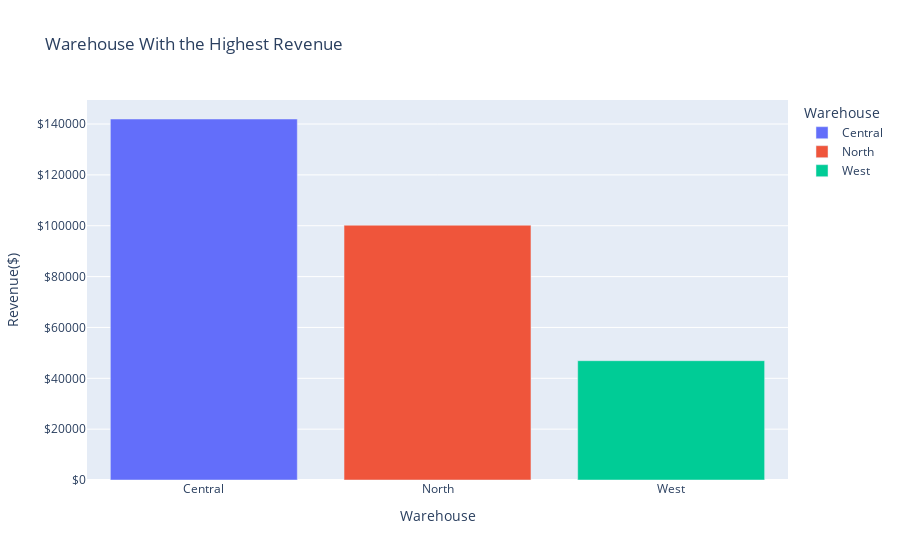

Notebook cell for this chart:
### Markdown cell above
### Warehouse With the Highest Revenue

### Code cell
# Plot the DataFrame
wh_most_sales = px.bar(sales.groupby('warehouse').sum().reset_index().
                        loc[:,["warehouse","total"]].sort_values(by="total", ascending=False),
                        color="warehouse", x='warehouse', y='total', title='Warehouse With the Highest Revenue', 
                        labels={'warehouse': 'Warehouse','total': 'Revenue($)'})

wh_most_sales.update_layout(yaxis_tickprefix = '$', yaxis_tickformat = ',.')

# Sort the bars from lowest to highest
wh_most_sales.show()

### Figure 1 — Plotly figure (JSON) as saved in the notebook; plotly's stock layout.template omitted (floating-point values rounded to 4 significant figures)
{"data": [{"alignmentgroup": "True", "hovertemplate": "Warehouse=%{x}<br>Revenue($)=%{y}<extra></extra>", "legendgroup": "Central", "marker": {"color": "#636efa", "pattern": {"shape": ""}}, "name": "Central", "offsetgroup": "Central", "orientation": "v", "showlegend": true, "textposition": "auto", "type": "bar", "x": ["Central"], "xaxis": "x", "y": [142000.0], "yaxis": "y"}, {"alignmentgroup": "True", "hovertemplate": "Warehouse=%{x}<br>Revenue($)=%{y}<extra></extra>", "legendgroup": "North", "marker": {"color": "#EF553B", "pattern": {"shape": ""}}, "name": "North", "offsetgroup": "North", "orientation": "v", "showlegend": true, "textposition": "auto", "type": "bar", "x": ["North"], "xaxis": "x", "y": [100200.0], "yaxis": "y"}, {"alignmentgroup": "True", "hovertemplate": "Warehouse=%{x}<br>Revenue($)=%{y}<extra></extra>", "legendgroup": "West", "marker": {"color": "#00cc96", "pattern": {"shape": ""}}, "name": "West", "offsetgroup": "West", "orientation": "v", "showlegend": true, "textposition": "auto", "type": "bar", "x": ["West"], "xaxis": "x", "y": [46930.0], "yaxis": "y"}], "layout": {"barmode": "relative", "legend": {"title": {"text": "Warehouse"}, "tracegroupgap": 0}, "title": {"text": "Warehouse With the Highest Revenue"}, "xaxis": {"anchor": "y", "categoryarray": ["Central", "North", "West"], "categoryorder": "array", "domain": [0, 1], "title": {"text": "Warehouse"}}, "yaxis": {"anchor": "x", "domain": [0, 1], "tickformat": ",.", "tickprefix": "$", "title": {"text": "Revenue($)"}}}}
